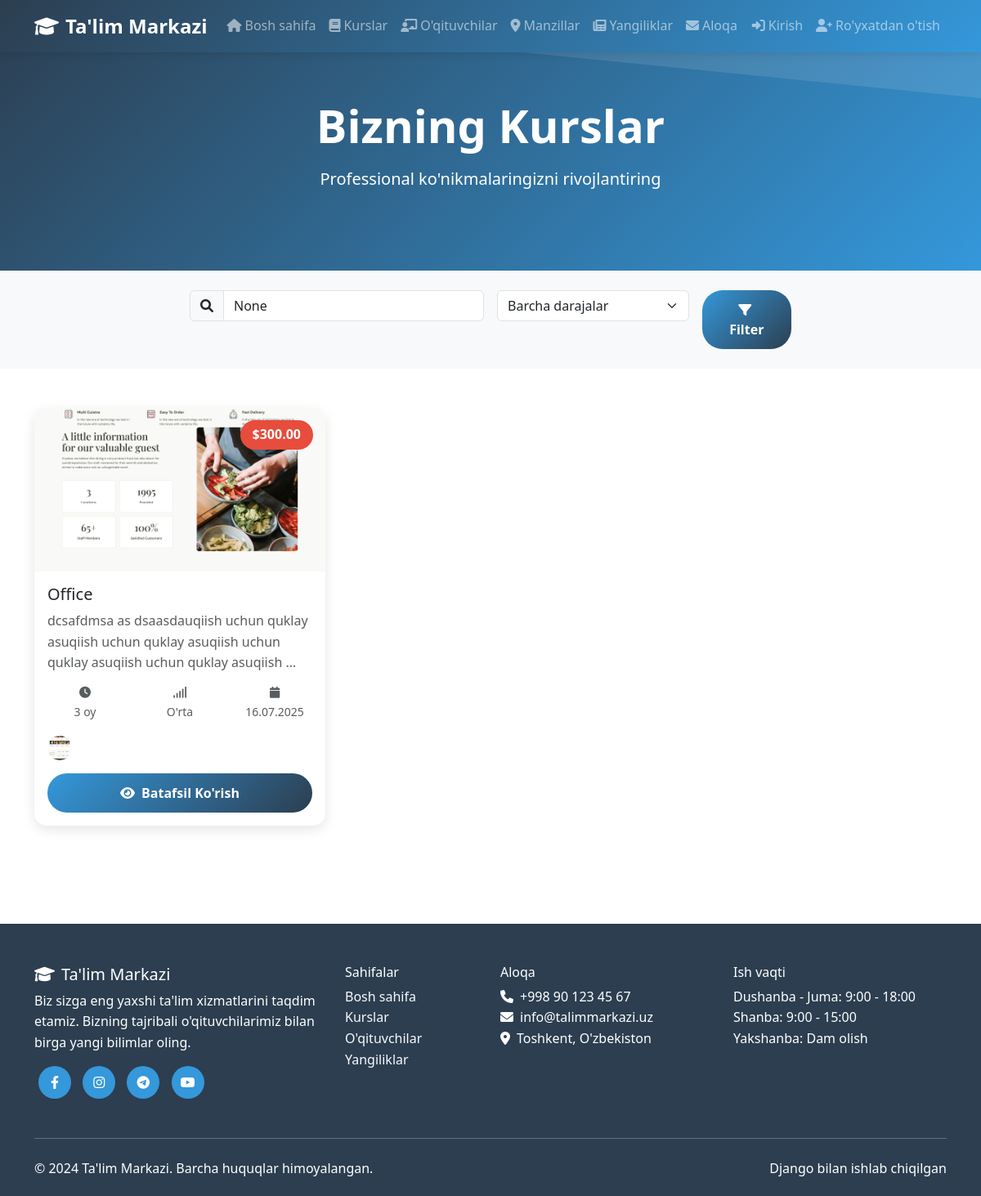
Page /courses/ on the committed database.
### main/models.py (models this page shows, shortened)
class Course(models.Model):
    LEVEL_CHOICES = [
        ('beginner', 'Boshlang\'ich'),
        ('intermediate', 'O\'rta'),
        ('advanced', 'Yuqori'),
    ]
    name = models.CharField(max_length=200, verbose_name="Kurs nomi")
    description = models.TextField(verbose_name="Tavsif")
    price = models.DecimalField(max_digits=10, decimal_places=2, verbose_name="Narx")
    duration = models.PositiveIntegerField(verbose_name="Davomiyligi (oy)")
    level = models.CharField(max_length=20, choices=LEVEL_CHOICES, verbose_name="Daraja")
    teacher = models.ForeignKey(Teacher, on_delete=models.CASCADE, verbose_name="O'qituvchi")
    branch = models.ForeignKey(Branch, on_delete=models.CASCADE, verbose_name="Filial")
    start_date = models.DateField(verbose_name="Boshlanish sanasi")
    image = models.ImageField(upload_to='courses/', verbose_name="Rasm")
    is_popular = models.BooleanField(default=False, verbose_name="Mashhur kurs")
    created_at = models.DateTimeField(auto_now_add=True)
    class Meta:
        verbose_name = "Kurs"
        verbose_name_plural = "Kurslar"

class Teacher(models.Model):
    user = models.OneToOneField(User, on_delete=models.CASCADE)
    bio = models.TextField(verbose_name="Biografiya")
    experience = models.PositiveIntegerField(verbose_name="Tajriba (yil)")
    subject = models.CharField(max_length=200, verbose_name="Fan")
    image = models.ImageField(upload_to='teachers/', verbose_name="Rasm")
    phone = models.CharField(max_length=20, verbose_name="Telefon")
    created_at = models.DateTimeField(auto_now_add=True)
    class Meta:
        verbose_name = "O'qituvchi"
        verbose_name_plural = "O'qituvchilar"

### main/views.py (the view)
# urls.py: path('courses/', views.courses, name='courses'),
def courses(request):
    course_list = Course.objects.all()
    search_query = request.GET.get('search')
    level_filter = request.GET.get('level')
    if search_query:
        course_list = course_list.filter(
            Q(name__icontains=search_query) |
            Q(description__icontains=search_query)
        )
    if level_filter:
        course_list = course_list.filter(level=level_filter)
    paginator = Paginator(course_list, 9)
    page_number = request.GET.get('page')
    courses = paginator.get_page(page_number)
    context = {
        'courses': courses,
        'search_query': search_query,
        'level_filter': level_filter,
    }
    return render(request, 'main/courses.html', context)

### templates/main/courses.html (shortened to what this page needs)
{% extends 'base.html' %}
{% block content %}
<section class="hero-section" style="padding: 120px 0 80px;">
    <div class="container">
        <div class="row">
            <div class="col-12 text-center text-white">
                <h1 class="display-4 fw-bold mb-3" data-aos="fade-up">Bizning Kurslar</h1>
                <p class="lead" data-aos="fade-up" data-aos-delay="100">
                    Professional ko'nikmalaringizni rivojlantiring
                </p>
            </div>
        </div>
    </div>
</section>
<section class="py-4 bg-light">
    <div class="container">
        <div class="row">
            <div class="col-lg-8 mx-auto">
                <form method="GET" class="row g-3">
                    <div class="col-md-6">
                        <div class="input-group">
                            <span class="input-group-text"><i class="fas fa-search"></i></span>
                            <input type="text" class="form-control" name="search"
                                   placeholder="Kurs nomi bo'yicha qidiring..."
                                   value="{{ search_query }}">
                        </div>
                    </div>
                    <div class="col-md-4">
                        <select name="level" class="form-select">
                            <option value="">Barcha darajalar</option>
                        </select>
                    </div>
                    <div class="col-md-2">
                        <button type="submit" class="btn btn-primary w-100">
                            <i class="fas fa-filter me-1"></i>Filter
                        </button>
                    </div>
                </form>
            </div>
        </div>
    </div>
</section>
<section class="py-5">
    <div class="container">
        <div class="row">
            {% for course in courses %}
            <div class="col-lg-4 col-md-6 mb-4" data-aos="fade-up" data-aos-delay="{{ forloop.counter|add:100 }}">
                <div class="card course-card h-100">
                    {% if course.image %}
                        <img src="{{ course.image.url }}" class="card-img-top" alt="{{ course.name }}">
                    {% else %}
                        <img src="/placeholder.svg?height=200&width=300" class="card-img-top" alt="{{ course.name }}">
                    {% endif %}
                    <div class="price-badge">${{ course.price }}</div>
                    <div class="card-body d-flex flex-column">
                        <h5 class="card-title">{{ course.name }}</h5>
                        <p class="card-text text-muted flex-grow-1">{{ course.description|truncatewords:15 }}</p>
                        <div class="course-info mb-3">
                            <div class="row text-center">
                                <div class="col-4">
                                    <small class="text-muted">
                                        <i class="fas fa-clock d-block mb-1"></i>
                                        {{ course.duration }} oy
                                    </small>
                                </div>
                                <div class="col-4">
                                    <small class="text-muted">
                                        <i class="fas fa-signal d-block mb-1"></i>
                                        {{ course.get_level_display }}
                                    </small>
                                </div>
                                <div class="col-4">
                                    <small class="text-muted">
                                        <i class="fas fa-calendar d-block mb-1"></i>
                                        {{ course.start_date|date:"d.m.Y" }}
                                    </small>
                                </div>
                            </div>
                        </div>
                        <div class="teacher-info mb-3">
                            <div class="d-flex align-items-center">
                                {% if course.teacher.image %}
                                    <img src="{{ course.teacher.image.url }}" class="rounded-circle me-2"
                                         style="width: 30px; height: 30px; object-fit: cover;" alt="{{ course.teacher.user.get_full_name }}">
                                {% else %}
                                    <div class="rounded-circle bg-primary text-white d-flex align-items-center justify-content-center me-2"
                                         style="width: 30px; height: 30px; font-size: 12px;">
                                        {{ course.teacher.user.first_name.0 }}{{ course.teacher.user.last_name.0 }}
                                    </div>
                                {% endif %}
                            </div>
                        </div>
                        <div class="mt-auto">
                            <a href="{% url 'course_detail' course.pk %}" class="btn btn-primary w-100">
                                <i class="fas fa-eye me-2"></i>Batafsil Ko'rish
                            </a>
                        </div>
                    </div>
                </div>
            </div>
            {% endfor %}
        </div>
    </div>
</section>
{% endblock %}

### templates/base.html (style rules this page uses)
:root { --primary-color: #2c3e50; --secondary-color: #3498db; --accent-color: #e74c3c; --success-color: #27ae60; --warning-color: #f39c12; --light-bg: #f8f9fa; }
body { font-family: 'Segoe UI', Tahoma, Geneva, Verdana, sans-serif; line-height: 1.6; }
.hero-section { background: linear-gradient(135deg, var(--primary-color), var(--secondary-color)); color: white; padding: 100px 0; position: relative; overflow: hidden; }
.hero-section::before { content: ''; position: absolute; top: 0; left: 0; right: 0; bottom: 0; background-size: cover; }
.card { border: none; border-radius: 15px; box-shadow: 0 5px 15px rgba(0,0,0,0.1); transition: all 0.3s ease; }
.btn-primary { background: linear-gradient(135deg, var(--secondary-color), var(--primary-color)); border: none; border-radius: 25px; padding: 12px 30px; font-weight: 600; transition: all 0.3s ease; }
.course-card { position: relative; overflow: hidden; }
.course-card .card-img-top { height: 200px; object-fit: cover; transition: transform 0.3s ease; }
.price-badge { position: absolute; top: 15px; right: 15px; background: var(--accent-color); color: white; padding: 5px 15px; border-radius: 20px; font-weight: bold; }

### rows in the picture
Course: image (picture), price "300.00", name "Office", description "dcsafdmsa as dsaasdauqiish uchun quklay asuqiish uchun quklay asuqiish uchun quklay asuqiish uchun quklay asuqiish …", duration "3", level "O'rta", start_date "16.07.2025", teacher.image (picture)
